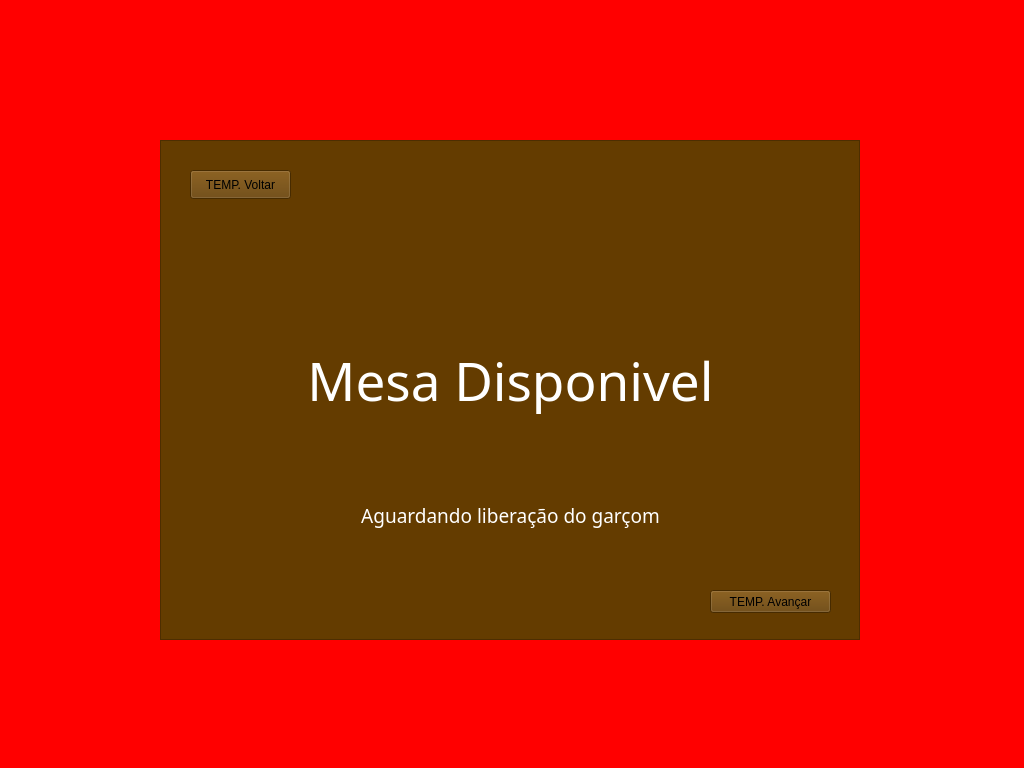
<?xml version="1.0" encoding="UTF-8"?>
<ui version="4.0">
 <class>mesa_disponivel</class>
 <widget class="QMainWindow" name="mesa_disponivel">
  <property name="geometry">
   <rect>
    <x>0</x>
    <y>0</y>
    <width>1024</width>
    <height>768</height>
   </rect>
  </property>
  <property name="minimumSize">
   <size>
    <width>1024</width>
    <height>768</height>
   </size>
  </property>
  <property name="maximumSize">
   <size>
    <width>1024</width>
    <height>768</height>
   </size>
  </property>
  <property name="windowTitle">
   <string>MainWindow</string>
  </property>
  <widget class="QWidget" name="centralwidget">
   <widget class="QFrame" name="frame">
    <property name="geometry">
     <rect>
      <x>0</x>
      <y>0</y>
      <width>1024</width>
      <height>768</height>
     </rect>
    </property>
    <property name="minimumSize">
     <size>
      <width>1024</width>
      <height>768</height>
     </size>
    </property>
    <property name="maximumSize">
     <size>
      <width>1024</width>
      <height>768</height>
     </size>
    </property>
    <property name="styleSheet">
     <string notr="true">background-color: rgb(255, 0, 0);
opacity: 0.2;</string>
    </property>
    <property name="frameShape">
     <enum>QFrame::StyledPanel</enum>
    </property>
    <property name="frameShadow">
     <enum>QFrame::Raised</enum>
    </property>
    <widget class="QFrame" name="frame_2">
     <property name="geometry">
      <rect>
       <x>160</x>
       <y>140</y>
       <width>700</width>
       <height>500</height>
      </rect>
     </property>
     <property name="font">
      <font>
       <family>GothicE</family>
       <pointsize>16</pointsize>
      </font>
     </property>
     <property name="styleSheet">
      <string notr="true">background-color: rgb(100, 60, 0);</string>
     </property>
     <property name="frameShape">
      <enum>QFrame::StyledPanel</enum>
     </property>
     <property name="frameShadow">
      <enum>QFrame::Raised</enum>
     </property>
     <widget class="QLabel" name="label_2">
      <property name="geometry">
       <rect>
        <x>10</x>
        <y>190</y>
        <width>681</width>
        <height>101</height>
       </rect>
      </property>
      <property name="font">
       <font>
        <family>GothicE</family>
        <pointsize>40</pointsize>
        <italic>false</italic>
        <bold>false</bold>
       </font>
      </property>
      <property name="styleSheet">
       <string notr="true">font: 40pt &quot;GothicE&quot;;
color: rgb(255, 255, 255);</string>
      </property>
      <property name="text">
       <string>Mesa Disponivel</string>
      </property>
      <property name="alignment">
       <set>Qt::AlignCenter</set>
      </property>
     </widget>
     <widget class="QPushButton" name="pushButton">
      <property name="geometry">
       <rect>
        <x>550</x>
        <y>450</y>
        <width>121</width>
        <height>23</height>
       </rect>
      </property>
      <property name="styleSheet">
       <string notr="true">color: rgb(0, 0, 0);</string>
      </property>
      <property name="text">
       <string>TEMP. Avançar</string>
      </property>
     </widget>
     <widget class="QLabel" name="label_3">
      <property name="geometry">
       <rect>
        <x>10</x>
        <y>360</y>
        <width>681</width>
        <height>31</height>
       </rect>
      </property>
      <property name="font">
       <font>
        <family>GothicE</family>
        <pointsize>14</pointsize>
        <italic>false</italic>
        <bold>false</bold>
       </font>
      </property>
      <property name="styleSheet">
       <string notr="true">font: 14pt &quot;GothicE&quot;;
color: rgb(255, 255, 255);</string>
      </property>
      <property name="text">
       <string>Aguardando liberação do garçom</string>
      </property>
      <property name="alignment">
       <set>Qt::AlignCenter</set>
      </property>
     </widget>
     <widget class="QPushButton" name="pushButton_4">
      <property name="geometry">
       <rect>
        <x>30</x>
        <y>30</y>
        <width>101</width>
        <height>29</height>
       </rect>
      </property>
      <property name="styleSheet">
       <string notr="true">color: rgb(0, 0, 0);</string>
      </property>
      <property name="text">
       <string>TEMP. Voltar</string>
      </property>
     </widget>
     <widget class="QLabel" name="label_6">
      <property name="geometry">
       <rect>
        <x>530</x>
        <y>20</y>
        <width>150</width>
        <height>150</height>
       </rect>
      </property>
      <property name="text">
       <string/>
      </property>
      <property name="pixmap">
       <pixmap resource="recursos.qrc">:/imagens/images/logo_hydra_burger.png</pixmap>
      </property>
      <property name="scaledContents">
       <bool>true</bool>
      </property>
     </widget>
     <widget class="QLabel" name="label_4">
      <property name="geometry">
       <rect>
        <x>20</x>
        <y>360</y>
        <width>111</width>
        <height>121</height>
       </rect>
      </property>
      <property name="text">
       <string/>
      </property>
      <property name="pixmap">
       <pixmap resource="recursos.qrc">:/imagens/images/flor.png</pixmap>
      </property>
      <property name="scaledContents">
       <bool>true</bool>
      </property>
     </widget>
    </widget>
    <widget class="QLabel" name="label">
     <property name="geometry">
      <rect>
       <x>0</x>
       <y>0</y>
       <width>1024</width>
       <height>768</height>
      </rect>
     </property>
     <property name="text">
      <string/>
     </property>
     <property name="pixmap">
      <pixmap resource="recursos.qrc">:/imagens/images/background_cliente.png</pixmap>
     </property>
     <property name="scaledContents">
      <bool>true</bool>
     </property>
    </widget>
    <zorder>label</zorder>
    <zorder>frame_2</zorder>
   </widget>
  </widget>
  <widget class="QMenuBar" name="menubar">
   <property name="geometry">
    <rect>
     <x>0</x>
     <y>0</y>
     <width>1024</width>
     <height>25</height>
    </rect>
   </property>
  </widget>
 </widget>
 <resources>
  <include location="recursos.qrc"/>
 </resources>
 <connections/>
</ui>
